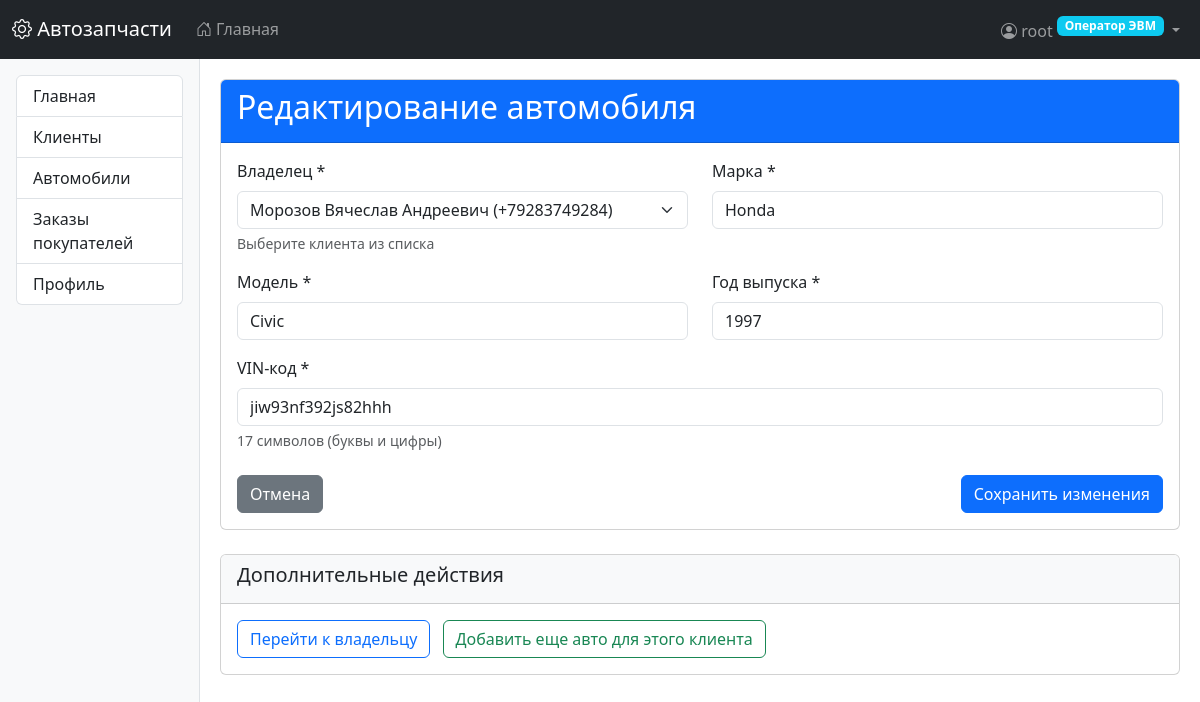
/core/cars/1/edit/ (signed in), run on the app's committed database.
### users/models.py (models this page shows, shortened)
class CustomUser(AbstractUser):
    class Role(models.TextChoices):
        OPERATOR = 'operator', _('Оператор ЭВМ')
        PARTS_MANAGER = 'parts_manager', _('Менеджер по деталям')
        ORDERS_MANAGER = 'orders_manager', _('Менеджер по заказам')
        SUPPLY_MANAGER = 'supply_manager', _('Менеджер по поставкам')
        STOREKEEPER = 'storekeeper', _('Кладовщик')
        DELIVERY_MANAGER = 'delivery_manager', _('Начальник службы доставки')
        DRIVER = 'driver', _('Водитель службы доставки')
    role = models.CharField(
        max_length=20,
        choices=Role.choices,
        default=Role.OPERATOR,
        verbose_name=_('Роль')
    )
    phone = models.CharField(max_length=20, blank=True, null=True, verbose_name=_('Телефон'))
    address = models.TextField(blank=True, null=True, verbose_name=_('Адрес'))
    delivery_preference = models.BooleanField(
        default=False,
        verbose_name=_('Требуется доставка')
    )
    groups = models.ManyToManyField(
        Group,
        verbose_name=_('Группы'),
        blank=True,
        related_name="custom_user_set",
        related_query_name="custom_user",
    )
    user_permissions = models.ManyToManyField(
        Permission,
        verbose_name=_('Права пользователя'),
        blank=True,
        related_name="custom_user_set",
        related_query_name="custom_user",
    )
    class Meta:
        verbose_name = _('Пользователь')
        verbose_name_plural = _('Пользователи')

### core/models.py (models this page shows, shortened)
class Car(models.Model):
    customer = models.ForeignKey(  # Добавлено поле для связи
        Customer,
        on_delete=models.CASCADE,
        related_name='cars',
        verbose_name='Владелец'
    )
    make = models.CharField('Марка', max_length=100)
    model = models.CharField('Модель', max_length=100)
    year = models.PositiveIntegerField('Год выпуска')
    vin = models.CharField('VIN', max_length=17, unique=True)

### core/views.py (the view, shortened to what this page needs)
# urls.py: path('cars/<int:pk>/edit/', CarUpdateView.as_view(), name='car_update'),
class CarUpdateView(RoleRequiredMixin, UpdateView):
    allowed_roles = ['operator', 'parts_manager']
    model = Car
    form_class = CarForm
    template_name = 'core/car_form.html'

### core/forms.py
class CarForm(forms.ModelForm):
    class Meta:
        model = Car
        fields = ['customer', 'make', 'model', 'year', 'vin']
        widgets = {
            'customer': forms.Select(attrs={'class': 'form-select'}),
            'make': forms.TextInput(attrs={'class': 'form-control', 'placeholder': 'Марка автомобиля'}),
            'model': forms.TextInput(attrs={'class': 'form-control', 'placeholder': 'Модель автомобиля'}),
            'year': forms.NumberInput(attrs={'class': 'form-control', 'min': 1900, 'max': 2100}),
            'vin': forms.TextInput(attrs={'class': 'form-control', 'placeholder': 'VIN-код (17 символов)'}),
        }
        labels = {
            'customer': 'Владелец',
            'make': 'Марка',
            'model': 'Модель',
            'year': 'Год выпуска',
            'vin': 'VIN',
        }
    def __init__(self, *args, **kwargs):
        super().__init__(*args, **kwargs)
        self.fields['customer'].queryset = Customer.objects.all().order_by('name')

### core/mixins.py (called while the page is built)
    def test_func(self):
        if not self.request.user.is_authenticated:
            return False
        if self.request.user.is_superuser:
            return True
        if self.request.user.role in self.allowed_roles:
            return True
        raise PermissionDenied("У вас нет прав для доступа к этой странице")

### core/models.py (called while the page is built)
    def __str__(self):
        return f"{self.name} ({self.phone})"

### templates/core/car_form.html (shortened to what this page needs)
{% extends "base.html" %}
{% block content %}
<div class="card">
    <div class="card-header bg-primary text-white">
        <h2>{% if object %}Редактирование автомобиля{% else %}Добавление нового автомобиля{% endif %}</h2>
    </div>
    <div class="card-body">
        <form method="post">
            <div class="row mb-3">
                <div class="col-md-6">
                    <label for="id_customer" class="form-label">Владелец *</label>
                    {{ form.customer }}
                    <div class="form-text">Выберите клиента из списка</div>
                </div>
                <div class="col-md-6">
                    <label for="id_make" class="form-label">Марка *</label>
                    {{ form.make }}
                </div>
            </div>
            <div class="row mb-3">
                <div class="col-md-6">
                    <label for="id_model" class="form-label">Модель *</label>
                    {{ form.model }}
                </div>
                <div class="col-md-6">
                    <label for="id_year" class="form-label">Год выпуска *</label>
                    {{ form.year }}
                </div>
            </div>
            <div class="mb-3">
                <label for="id_vin" class="form-label">VIN-код *</label>
                {{ form.vin }}
                <div class="form-text">17 символов (буквы и цифры)</div>
            </div>
            <div class="d-flex justify-content-between mt-4">
                {% if object %}
                <a href="{% url 'car_detail' object.pk %}" class="btn btn-secondary">
                    Отмена
                </a>
                {% else %}
                <a href="{% url 'car_list' %}" class="btn btn-secondary">
                    Отмена
                </a>
                {% endif %}
                <button type="submit" class="btn btn-primary">
                    {% if object %}Сохранить изменения{% else %}Добавить автомобиль{% endif %}
                </button>
            </div>
        </form>
    </div>
</div>
{% if object and object.customer %}
<div class="card mt-4">
    <div class="card-header bg-light">
        <h5>Дополнительные действия</h5>
    </div>
    <div class="card-body">
        <a href="{% url 'customer_detail' object.customer.pk %}" class="btn btn-outline-primary me-2">
            Перейти к владельцу
        </a>
        <a href="{% url 'car_create' %}?customer={{ object.customer.id }}" class="btn btn-outline-success">
            Добавить еще авто для этого клиента
        </a>
    </div>
</div>
{% endif %}
{% endblock %}

### templates/base.html (shortened to what this page needs)
<!DOCTYPE html>
<html lang="ru">
<head>
    <link href="https://cdn.jsdelivr.net/npm/bootstrap@5.3.0/dist/css/bootstrap.min.css" rel="stylesheet">
    <link rel="stylesheet" href="https://cdn.jsdelivr.net/npm/bootstrap-icons@1.10.0/font/bootstrap-icons.css">
</head>
<body>
    <nav class="navbar navbar-expand-lg navbar-dark bg-dark">
        <div class="container-fluid">
            <a class="navbar-brand" href="{% url 'home' %}">
                <i class="bi bi-gear"></i> Автозапчасти
            </a>
            <div class="collapse navbar-collapse" id="navbarMain">
                <ul class="navbar-nav me-auto">
                    <li class="nav-item">
                        <a class="nav-link" href="{% url 'home' %}">
                            <i class="bi bi-house-door"></i> Главная
                        </a>
                    </li>
                </ul>
                <ul class="navbar-nav ms-auto">
                    {% if user.is_authenticated %}
                    <li class="nav-item dropdown">
                        <a class="nav-link dropdown-toggle" href="#" role="button" data-bs-toggle="dropdown">
                            <i class="bi bi-person-circle"></i>
                            {{ user.get_full_name|default:user.username }}
                            <span class="badge bg-info role-badge">{{ user.get_role_display }}</span>
                        </a>
                    </li>
                    {% else %}
                    <li class="nav-item">
                        <a class="nav-link" href="{% url 'login' %}">
                            <i class="bi bi-box-arrow-in-right"></i> Войти
                        </a>
                    </li>
                    {% endif %}
                </ul>
            </div>
        </div>
    </nav>
    <div class="container-fluid">
        <div class="row">
            {% if user.is_authenticated %}
            <div class="col-md-2 sidebar p-3">
                <div class="list-group">
                    {% for item in menu_items %}
                    <a href="{{ item.url }}" class="list-group-item list-group-item-action">
                        {{ item.title }}
                    </a>
                    {% endfor %}
                </div>
            </div>
            <div class="col-md-10 main-content">
            {% else %}
            <div class="col-12 main-content">
            {% endif %}
                {% block content %}{% endblock %}
            </div>
        </div>
    </div>
</body>
</html>

### templates/base.html (style rules this page uses)
.sidebar { min-height: calc(100vh - 56px); background-color: #f8f9fa; border-right: 1px solid #dee2e6; }
.main-content { padding: 20px; }
.role-badge { font-size: 0.75rem; vertical-align: super; }

### data on the page
CustomUser: get_full_name "root", role "Оператор ЭВМ"
Car: customer "Морозов Вячеслав Андреевич (+79283749284)", make "Honda", model "Civic", year "1997", vin "jiw93nf392js82hhh"

### other printed values
{{ item.title }} "Главная" "Клиенты" "Автомобили" "Заказы покупателей" "Профиль"
